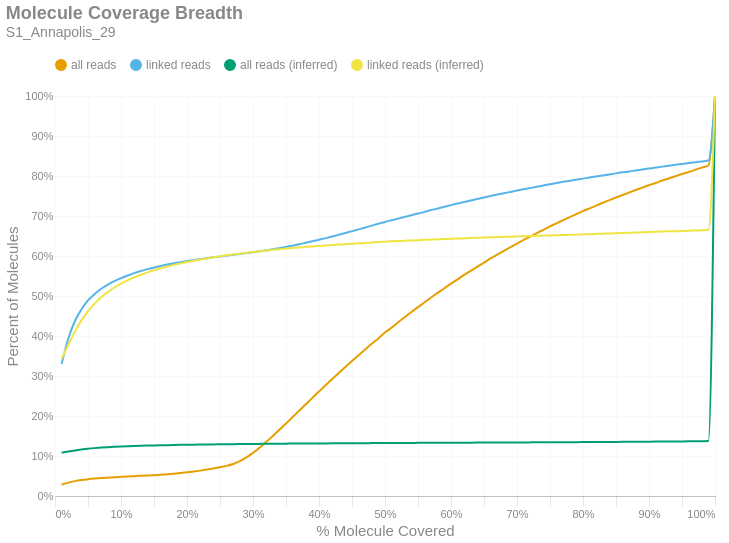

The code cell stored with this chart in its notebook:
### Markdown cell above
### Molecule Read Coverage
This chart shows molecule coverage breadth as computed by the number of bases aligned to that molecule. In other words, "*how much of each unique long molecule is actually sequenced/aligned?*" Keep in mind there is a distinction between sequences and alignments, since some sequences belonging to a particular molecule may not align well and wouldn't appear in the alignment data. This chart also shows molecule coverage breadth as computed by the *inferred fragment* from which the aligned sequences originate. Unlike read coverage, this calculation takes into account the total insert size, including unsequenced gaps between the forward and reverse reads. Like the previous figures, these are cumulative percents.

### Code cell
if SKIPLR:
    print_html(f"Skipped")
else:
    binned_df = consolidated_hist(valids['coverage_bp'], mask, 0.01, True)
    binned_df_inf = consolidated_hist(valids['coverage_inserts'], mask, 0.01, True)
    binned_df = binned_df.with_columns(pl.lit(binned_df_inf['all reads (cumsum)']).alias('all reads (inferred)'))
    binned_df = binned_df.with_columns(pl.lit(binned_df_inf['linked reads (cumsum)']).alias('linked reads (inferred)'))
    binned_df = binned_df.with_columns(
        (pl.col('bin').cast(pl.Float64) + 0.01).alias('right_edge')
    )

    with SafeRender(binned_df):
        (
            density_plot(binned_df, 'Molecule Coverage Breadth', samplename, 'molcov', ['all reads (inferred)','linked reads (inferred)'])
            .encode(
                #x=alt.X('bin:Q', title="% Molecule Covered").axis(format = '%').scale(padding=0),
                x=alt.X('right_edge:Q', title="% Molecule Covered").axis(format='%').scale(padding=0),
                y=alt.Y('value:Q', title='Percent of Molecules')
                    .axis(format='%')
                    .stack(False)
                    .scale(domainMin=0, padding=0),
                color=alt.Color("key:N").scale(domain = ["all reads", "linked reads", "all reads (inferred)", "linked reads (inferred)"]),
                tooltip = [
                    alt.Tooltip("key:N", title = "Data Type"),
                    alt.Tooltip("range_label:N", title="% Molecule Covered"),
                    alt.Tooltip("value:Q", format = ".2%", title="% Molecules")
                ]
            )
        ).display()

### Figure 1 — Vega-Lite specification as saved in the notebook (floating-point values rounded to 4 significant figures)
{"width": "container", "height": 400, "config": {"title": {"anchor": "start", "dy": -15, "fontSize": 18, "color": "#888888", "subtitleColor": "#888888", "subtitleFontSize": 14}, "arc": {"fill": "#0072B2"}, "axis": {"domainColor": "#888888", "domainWidth": 0.5, "gridWidth": 0.2, "grid": false, "titleFontWeight": 400, "titleFontSize": 15, "labelFontSize": 11, "labelColor": "#888888", "tickColor": "#888888", "tickWidth": 0.2, "titleColor": "#888888"}, "axisBand": {"grid": false}, "axisX": {"grid": true, "tickSize": 10, "domainCap": "round"}, "axisY": {"domain": false, "grid": true, "tickSize": 0, "domainCap": "round"}, "background": "transparent", "header": {"labelFontSize": 15, "labelColor": "#888888", "titleFontSize": 15, "titleFontWeight": 600, "titleColor": "#888888"}, "legend": {"labelFont": "sans-serif", "labelFontSize": 12, "labelColor": "#888888", "symbolSize": 100, "symbolType": "circle", "titleFontSize": 12, "titlePadding": 10, "titleColor": "#888888", "title": null, "orient": "top"}, "range": {"category": ["#E69F00", "#56B4E9", "#009E73", "#F0E442", "#0072B2", "#D55E00", "#CC79A7", "#000000"], "diverging": ["#cfe8f3", "#a2d4ec", "#73bfe2", "#46abdb", "#1696d2", "#12719e"]}, "area": {"fill": "#0072B2", "fillOpacity": 0.7, "line": true, "strokeOpacity": 0.7}, "line": {"color": "#0072B2", "stroke": "#0072B2", "strokeWidth": 2}, "trail": {"color": "#0072B2", "stroke": "#0072B2", "strokeWidth": 0, "size": 1}, "point": {"filled": true, "fillOpacity": 1.0, "size": 95}, "text": {"color": "#888888", "fontSize": 11, "align": "right", "fontWeight": 400, "size": 11}, "bar": {"fill": "#0072B2", "stroke": null}, "view": {"stroke": null, "continuousWidth": 660, "continuousHeight": 400}}, "data": {"name": "data-1e162edcc1f29c2e444df03718288aa7"}, "mark": {"type": "line", "interpolate": "monotone", "point": {"opacity": 0, "size": 275}}, "encoding": {"color": {"field": "key", "scale": {"domain": ["all reads", "linked reads", "all reads (inferred)", "linked reads (inferred)"]}, "type": "nominal"}, "tooltip": [{"field": "key", "title": "Data Type", "type": "nominal"}, {"field": "range_label", "title": "% Molecule Covered", "type": "nominal"}, {"field": "value", "format": ".2%", "title": "% Molecules", "type": "quantitative"}], "x": {"axis": {"format": "%"}, "field": "right_edge", "scale": {"padding": 0}, "title": "% Molecule Covered", "type": "quantitative"}, "y": {"axis": {"format": "%"}, "field": "value", "scale": {"domainMin": 0, "padding": 0}, "stack": false, "title": "Percent of Molecules", "type": "quantitative"}}, "params": [{"name": "param_c36ac31b6afebe62", "select": {"type": "point", "fields": ["key"]}, "bind": "legend"}], "title": {"text": "Molecule Coverage Breadth", "subtitle": "S1_Annapolis_29"}, "transform": [{"fold": ["all reads (cumsum)", "linked reads (cumsum)", "all reads (inferred)", "linked reads (inferred)"]}, {"calculate": "replace(datum.key, ' (cumsum)', '')", "as": "key"}, {"filter": {"param": "param_c36ac31b6afebe62"}}], "usermeta": {"embedOptions": {"downloadFileName": "S1_Annapolis_29.molcov"}}, "$schema": "https://vega.github.io/schema/vega-lite/v6.1.0.json", "datasets": {"data-1e162edcc1f29c2e444df03718288aa7": [{"bin": "0.0", "interval": "0.0-0.01", "all reads": 0.02811, "linked reads": 0.33, "all reads (cumsum)": 0.02811, "linked reads (cumsum)": 0.33, "range_label": "0.0-0.01", "all reads (inferred)": 0.1083, "linked reads (inferred)": 0.343, "right_edge": 0.01}, {"bin": "0.01", "interval": "0.01-0.02", "all reads": 0.005262, "linked reads": 0.06235, "all reads (cumsum)": 0.03337, "linked reads (cumsum)": 0.3923, "range_label": "0.01-0.02", "all reads (inferred)": 0.1112, "linked reads (inferred)": 0.3776, "right_edge": 0.02}, {"bin": "0.02", "interval": "0.02-0.03", "all reads": 0.003801, "linked reads": 0.04449, "all reads (cumsum)": 0.03717, "linked reads (cumsum)": 0.4368, "range_label": "0.02-0.03", "all reads (inferred)": 0.1139, "linked reads (inferred)": 0.4104, "right_edge": 0.03}, {"bin": "0.03", "interval": "0.03-0.04", "all reads": 0.002671, "linked reads": 0.02963, "all reads (cumsum)": 0.03984, "linked reads (cumsum)": 0.4665, "range_label": "0.03-0.04", "all reads (inferred)": 0.1162, "linked reads (inferred)": 0.439, "right_edge": 0.04}, {"bin": "0.04", "interval": "0.04-0.05", "all reads": 0.002051, "linked reads": 0.02242, "all reads (cumsum)": 0.04189, "linked reads (cumsum)": 0.4889, "range_label": "0.04-0.05", "all reads (inferred)": 0.1182, "linked reads (inferred)": 0.4621, "right_edge": 0.05}, {"bin": "0.05", "interval": "0.05-0.06", "all reads": 0.001569, "linked reads": 0.01609, "all reads (cumsum)": 0.04346, "linked reads (cumsum)": 0.505, "range_label": "0.05-0.06", "all reads (inferred)": 0.1197, "linked reads (inferred)": 0.4809, "right_edge": 0.06}, {"bin": "0.06", "interval": "0.06-0.07", "all reads": 0.001321, "linked reads": 0.01329, "all reads (cumsum)": 0.04478, "linked reads (cumsum)": 0.5183, "range_label": "0.06-0.07", "all reads (inferred)": 0.121, "linked reads (inferred)": 0.4966, "right_edge": 0.07}, {"bin": "0.07", "interval": "0.07-0.08", "all reads": 0.001109, "linked reads": 0.01036, "all reads (cumsum)": 0.04589, "linked reads (cumsum)": 0.5286, "range_label": "0.07-0.08", "all reads (inferred)": 0.1221, "linked reads (inferred)": 0.5101, "right_edge": 0.08}, {"bin": "0.08", "interval": "0.08-0.09", "all reads": 0.0009977, "linked reads": 0.008723, "all reads (cumsum)": 0.04689, "linked reads (cumsum)": 0.5373, "range_label": "0.08-0.09", "all reads (inferred)": 0.1229, "linked reads (inferred)": 0.5212, "right_edge": 0.09}, {"bin": "0.09", "interval": "0.09-0.1", "all reads": 0.0009198, "linked reads": 0.007522, "all reads (cumsum)": 0.04781, "linked reads (cumsum)": 0.5449, "range_label": "0.09-0.1", "all reads (inferred)": 0.1237, "linked reads (inferred)": 0.5307, "right_edge": 0.1}, {"bin": "0.1", "interval": "0.1-0.11", "all reads": 0.0008909, "linked reads": 0.006507, "all reads (cumsum)": 0.0487, "linked reads (cumsum)": 0.5514, "range_label": "0.1-0.11", "all reads (inferred)": 0.1244, "linked reads (inferred)": 0.5391, "right_edge": 0.11}, {"bin": "0.11", "interval": "0.11-0.12", "all reads": 0.0008314, "linked reads": 0.005883, "all reads (cumsum)": 0.04953, "linked reads (cumsum)": 0.5573, "range_label": "0.11-0.12", "all reads (inferred)": 0.125, "linked reads (inferred)": 0.5466, "right_edge": 0.12}, {"bin": "0.12", "interval": "0.12-0.13", "all reads": 0.0008279, "linked reads": 0.00526, "all reads (cumsum)": 0.05036, "linked reads (cumsum)": 0.5625, "range_label": "0.12-0.13", "all reads (inferred)": 0.1255, "linked reads (inferred)": 0.5531, "right_edge": 0.13}, {"bin": "0.13", "interval": "0.13-0.14", "all reads": 0.0008117, "linked reads": 0.004721, "all reads (cumsum)": 0.05117, "linked reads (cumsum)": 0.5672, "range_label": "0.13-0.14", "all reads (inferred)": 0.126, "linked reads (inferred)": 0.559, "right_edge": 0.14}, {"bin": "0.14", "interval": "0.14-0.15", "all reads": 0.000834, "linked reads": 0.004155, "all reads (cumsum)": 0.05201, "linked reads (cumsum)": 0.5714, "range_label": "0.14-0.15", "all reads (inferred)": 0.1264, "linked reads (inferred)": 0.5643, "right_edge": 0.15}, {"bin": "0.15", "interval": "0.15-0.16", "all reads": 0.0009561, "linked reads": 0.003803, "all reads (cumsum)": 0.05296, "linked reads (cumsum)": 0.5752, "range_label": "0.15-0.16", "all reads (inferred)": 0.1268, "linked reads (inferred)": 0.5692, "right_edge": 0.16}, {"bin": "0.16", "interval": "0.16-0.17", "all reads": 0.001174, "linked reads": 0.003372, "all reads (cumsum)": 0.05414, "linked reads (cumsum)": 0.5786, "range_label": "0.16-0.17", "all reads (inferred)": 0.1272, "linked reads (inferred)": 0.5738, "right_edge": 0.17}, {"bin": "0.17", "interval": "0.17-0.18", "all reads": 0.001408, "linked reads": 0.003055, "all reads (cumsum)": 0.05554, "linked reads (cumsum)": 0.5816, "range_label": "0.17-0.18", "all reads (inferred)": 0.1275, "linked reads (inferred)": 0.5778, "right_edge": 0.18}, {"bin": "0.18", "interval": "0.18-0.19", "all reads": 0.001678, "linked reads": 0.002936, "all reads (cumsum)": 0.05722, "linked reads (cumsum)": 0.5846, "range_label": "0.18-0.19", "all reads (inferred)": 0.1278, "linked reads (inferred)": 0.5815, "right_edge": 0.19}, {"bin": "0.19", "interval": "0.19-0.2", "all reads": 0.001899, "linked reads": 0.002834, "all reads (cumsum)": 0.05912, "linked reads (cumsum)": 0.5874, "range_label": "0.19-0.2", "all reads (inferred)": 0.1281, "linked reads (inferred)": 0.585, "right_edge": 0.2}, {"bin": "0.2", "interval": "0.2-0.21", "all reads": 0.002019, "linked reads": 0.002511, "all reads (cumsum)": 0.06114, "linked reads (cumsum)": 0.5899, "range_label": "0.2-0.21", "all reads (inferred)": 0.1284, "linked reads (inferred)": 0.5882, "right_edge": 0.21}, {"bin": "0.21", "interval": "0.21-0.22", "all reads": 0.002315, "linked reads": 0.002392, "all reads (cumsum)": 0.06345, "linked reads (cumsum)": 0.5923, "range_label": "0.21-0.22", "all reads (inferred)": 0.1286, "linked reads (inferred)": 0.5912, "right_edge": 0.22}, {"bin": "0.22", "interval": "0.22-0.23", "all reads": 0.002532, "linked reads": 0.00233, "all reads (cumsum)": 0.06599, "linked reads (cumsum)": 0.5946, "range_label": "0.22-0.23", "all reads (inferred)": 0.1288, "linked reads (inferred)": 0.594, "right_edge": 0.23}, {"bin": "0.23", "interval": "0.23-0.24", "all reads": 0.002758, "linked reads": 0.002114, "all reads (cumsum)": 0.06874, "linked reads (cumsum)": 0.5967, "range_label": "0.23-0.24", "all reads (inferred)": 0.129, "linked reads (inferred)": 0.5967, "right_edge": 0.24}, {"bin": "0.24", "interval": "0.24-0.25", "all reads": 0.003086, "linked reads": 0.002137, "all reads (cumsum)": 0.07183, "linked reads (cumsum)": 0.5989, "range_label": "0.24-0.25", "all reads (inferred)": 0.1293, "linked reads (inferred)": 0.5992, "right_edge": 0.25}, {"bin": "0.25", "interval": "0.25-0.26", "all reads": 0.003526, "linked reads": 0.002075, "all reads (cumsum)": 0.07536, "linked reads (cumsum)": 0.6009, "range_label": "0.25-0.26", "all reads (inferred)": 0.1295, "linked reads (inferred)": 0.6018, "right_edge": 0.26}, {"bin": "0.26", "interval": "0.26-0.27", "all reads": 0.004721, "linked reads": 0.002086, "all reads (cumsum)": 0.08008, "linked reads (cumsum)": 0.603, "range_label": "0.26-0.27", "all reads (inferred)": 0.1296, "linked reads (inferred)": 0.6039, "right_edge": 0.27}, {"bin": "0.27", "interval": "0.27-0.28", "all reads": 0.006977, "linked reads": 0.002154, "all reads (cumsum)": 0.08706, "linked reads (cumsum)": 0.6052, "range_label": "0.27-0.28", "all reads (inferred)": 0.1298, "linked reads (inferred)": 0.6058, "right_edge": 0.28}, {"bin": "0.28", "interval": "0.28-0.29", "all reads": 0.009352, "linked reads": 0.002205, "all reads (cumsum)": 0.09641, "linked reads (cumsum)": 0.6074, "range_label": "0.28-0.29", "all reads (inferred)": 0.13, "linked reads (inferred)": 0.6079, "right_edge": 0.29}, {"bin": "0.29", "interval": "0.29-0.3", "all reads": 0.01149, "linked reads": 0.002177, "all reads (cumsum)": 0.1079, "linked reads (cumsum)": 0.6096, "range_label": "0.29-0.3", "all reads (inferred)": 0.1302, "linked reads (inferred)": 0.6099, "right_edge": 0.3}, {"bin": "0.3", "interval": "0.3-0.31", "all reads": 0.01295, "linked reads": 0.002341, "all reads (cumsum)": 0.1208, "linked reads (cumsum)": 0.6119, "range_label": "0.3-0.31", "all reads (inferred)": 0.1303, "linked reads (inferred)": 0.6118, "right_edge": 0.31}, {"bin": "0.31", "interval": "0.31-0.32", "all reads": 0.01413, "linked reads": 0.002324, "all reads (cumsum)": 0.135, "linked reads (cumsum)": 0.6142, "range_label": "0.31-0.32", "all reads (inferred)": 0.1305, "linked reads (inferred)": 0.6136, "right_edge": 0.32}, {"bin": "0.32", "interval": "0.32-0.33", "all reads": 0.01507, "linked reads": 0.002777, "all reads (cumsum)": 0.15, "linked reads (cumsum)": 0.617, "range_label": "0.32-0.33", "all reads (inferred)": 0.1306, "linked reads (inferred)": 0.6154, "right_edge": 0.33}, {"bin": "0.33", "interval": "0.33-0.34", "all reads": 0.01536, "linked reads": 0.002664, "all reads (cumsum)": 0.1654, "linked reads (cumsum)": 0.6197, "range_label": "0.33-0.34", "all reads (inferred)": 0.1308, "linked reads (inferred)": 0.6172, "right_edge": 0.34}, {"bin": "0.34", "interval": "0.34-0.35", "all reads": 0.01576, "linked reads": 0.002964, "all reads (cumsum)": 0.1811, "linked reads (cumsum)": 0.6226, "range_label": "0.34-0.35", "all reads (inferred)": 0.1309, "linked reads (inferred)": 0.6188, "right_edge": 0.35}, {"bin": "0.35", "interval": "0.35-0.36", "all reads": 0.01616, "linked reads": 0.003293, "all reads (cumsum)": 0.1973, "linked reads (cumsum)": 0.6259, "range_label": "0.35-0.36", "all reads (inferred)": 0.131, "linked reads (inferred)": 0.6202, "right_edge": 0.36}, {"bin": "0.36", "interval": "0.36-0.37", "all reads": 0.01587, "linked reads": 0.003282, "all reads (cumsum)": 0.2132, "linked reads (cumsum)": 0.6292, "range_label": "0.36-0.37", "all reads (inferred)": 0.1311, "linked reads (inferred)": 0.6215, "right_edge": 0.37}, {"bin": "0.37", "interval": "0.37-0.38", "all reads": 0.01613, "linked reads": 0.003854, "all reads (cumsum)": 0.2293, "linked reads (cumsum)": 0.6331, "range_label": "0.37-0.38", "all reads (inferred)": 0.1312, "linked reads (inferred)": 0.6228, "right_edge": 0.38}, {"bin": "0.38", "interval": "0.38-0.39", "all reads": 0.01596, "linked reads": 0.003786, "all reads (cumsum)": 0.2453, "linked reads (cumsum)": 0.6369, "range_label": "0.38-0.39", "all reads (inferred)": 0.1314, "linked reads (inferred)": 0.624, "right_edge": 0.39}, {"bin": "0.39", "interval": "0.39-0.4", "all reads": 0.0161, "linked reads": 0.003888, "all reads (cumsum)": 0.2614, "linked reads (cumsum)": 0.6407, "range_label": "0.39-0.4", "all reads (inferred)": 0.1315, "linked reads (inferred)": 0.6252, "right_edge": 0.4}, {"bin": "0.4", "interval": "0.4-0.41", "all reads": 0.01554, "linked reads": 0.003985, "all reads (cumsum)": 0.2769, "linked reads (cumsum)": 0.6447, "range_label": "0.4-0.41", "all reads (inferred)": 0.1316, "linked reads (inferred)": 0.6263, "right_edge": 0.41}, {"bin": "0.41", "interval": "0.41-0.42", "all reads": 0.01551, "linked reads": 0.004098, "all reads (cumsum)": 0.2924, "linked reads (cumsum)": 0.6488, "range_label": "0.41-0.42", "all reads (inferred)": 0.1317, "linked reads (inferred)": 0.6274, "right_edge": 0.42}, {"bin": "0.42", "interval": "0.42-0.43", "all reads": 0.0153, "linked reads": 0.00424, "all reads (cumsum)": 0.3077, "linked reads (cumsum)": 0.6531, "range_label": "0.42-0.43", "all reads (inferred)": 0.1318, "linked reads (inferred)": 0.6285, "right_edge": 0.43}, {"bin": "0.43", "interval": "0.43-0.44", "all reads": 0.01492, "linked reads": 0.004444, "all reads (cumsum)": 0.3226, "linked reads (cumsum)": 0.6575, "range_label": "0.43-0.44", "all reads (inferred)": 0.1319, "linked reads (inferred)": 0.6296, "right_edge": 0.44}, {"bin": "0.44", "interval": "0.44-0.45", "all reads": 0.01487, "linked reads": 0.004619, "all reads (cumsum)": 0.3375, "linked reads (cumsum)": 0.6621, "range_label": "0.44-0.45", "all reads (inferred)": 0.132, "linked reads (inferred)": 0.6307, "right_edge": 0.45}, {"bin": "0.45", "interval": "0.45-0.46", "all reads": 0.01452, "linked reads": 0.004495, "all reads (cumsum)": 0.352, "linked reads (cumsum)": 0.6666, "range_label": "0.45-0.46", "all reads (inferred)": 0.132, "linked reads (inferred)": 0.6317, "right_edge": 0.46}, {"bin": "0.46", "interval": "0.46-0.47", "all reads": 0.01434, "linked reads": 0.004602, "all reads (cumsum)": 0.3664, "linked reads (cumsum)": 0.6712, "range_label": "0.46-0.47", "all reads (inferred)": 0.1321, "linked reads (inferred)": 0.6326, "right_edge": 0.47}, {"bin": "0.47", "interval": "0.47-0.48", "all reads": 0.01417, "linked reads": 0.00479, "all reads (cumsum)": 0.3805, "linked reads (cumsum)": 0.676, "range_label": "0.47-0.48", "all reads (inferred)": 0.1322, "linked reads (inferred)": 0.6337, "right_edge": 0.48}, {"bin": "0.48", "interval": "0.48-0.49", "all reads": 0.01348, "linked reads": 0.004551, "all reads (cumsum)": 0.394, "linked reads (cumsum)": 0.6806, "range_label": "0.48-0.49", "all reads (inferred)": 0.1323, "linked reads (inferred)": 0.6348, "right_edge": 0.49}, {"bin": "0.49", "interval": "0.49-0.5", "all reads": 0.0146, "linked reads": 0.004659, "all reads (cumsum)": 0.4086, "linked reads (cumsum)": 0.6852, "range_label": "0.49-0.5", "all reads (inferred)": 0.1324, "linked reads (inferred)": 0.6357, "right_edge": 0.5}, {"bin": "0.5", "interval": "0.5-0.51", "all reads": 0.01224, "linked reads": 0.004098, "all reads (cumsum)": 0.4209, "linked reads (cumsum)": 0.6893, "range_label": "0.5-0.51", "all reads (inferred)": 0.1325, "linked reads (inferred)": 0.6366, "right_edge": 0.51}, {"bin": "0.51", "interval": "0.51-0.52", "all reads": 0.01359, "linked reads": 0.004189, "all reads (cumsum)": 0.4344, "linked reads (cumsum)": 0.6935, "range_label": "0.51-0.52", "all reads (inferred)": 0.1326, "linked reads (inferred)": 0.6374, "right_edge": 0.52}, {"bin": "0.52", "interval": "0.52-0.53", "all reads": 0.01283, "linked reads": 0.004313, "all reads (cumsum)": 0.4473, "linked reads (cumsum)": 0.6978, "range_label": "0.52-0.53", "all reads (inferred)": 0.1327, "linked reads (inferred)": 0.6382, "right_edge": 0.53}, {"bin": "0.53", "interval": "0.53-0.54", "all reads": 0.0126, "linked reads": 0.004115, "all reads (cumsum)": 0.4599, "linked reads (cumsum)": 0.7019, "range_label": "0.53-0.54", "all reads (inferred)": 0.1327, "linked reads (inferred)": 0.639, "right_edge": 0.54}, {"bin": "0.54", "interval": "0.54-0.55", "all reads": 0.01219, "linked reads": 0.004234, "all reads (cumsum)": 0.4721, "linked reads (cumsum)": 0.7062, "range_label": "0.54-0.55", "all reads (inferred)": 0.1328, "linked reads (inferred)": 0.6396, "right_edge": 0.55}, {"bin": "0.55", "interval": "0.55-0.56", "all reads": 0.01232, "linked reads": 0.004143, "all reads (cumsum)": 0.4844, "linked reads (cumsum)": 0.7103, "range_label": "0.55-0.56", "all reads (inferred)": 0.1329, "linked reads (inferred)": 0.6403, "right_edge": 0.56}, {"bin": "0.56", "interval": "0.56-0.57", "all reads": 0.01199, "linked reads": 0.004478, "all reads (cumsum)": 0.4964, "linked reads (cumsum)": 0.7148, "range_label": "0.56-0.57", "all reads (inferred)": 0.133, "linked reads (inferred)": 0.641, "right_edge": 0.57}, {"bin": "0.57", "interval": "0.57-0.58", "all reads": 0.01158, "linked reads": 0.004132, "all reads (cumsum)": 0.5079, "linked reads (cumsum)": 0.7189, "range_label": "0.57-0.58", "all reads (inferred)": 0.133, "linked reads (inferred)": 0.6416, "right_edge": 0.58}, {"bin": "0.58", "interval": "0.58-0.59", "all reads": 0.01155, "linked reads": 0.004075, "all reads (cumsum)": 0.5195, "linked reads (cumsum)": 0.723, "range_label": "0.58-0.59", "all reads (inferred)": 0.1331, "linked reads (inferred)": 0.6423, "right_edge": 0.59}, {"bin": "0.59", "interval": "0.59-0.6", "all reads": 0.0114, "linked reads": 0.004257, "all reads (cumsum)": 0.5309, "linked reads (cumsum)": 0.7273, "range_label": "0.59-0.6", "all reads (inferred)": 0.1332, "linked reads (inferred)": 0.643, "right_edge": 0.6}, {"bin": "0.6", "interval": "0.6-0.61", "all reads": 0.01073, "linked reads": 0.004092, "all reads (cumsum)": 0.5416, "linked reads (cumsum)": 0.7314, "range_label": "0.6-0.61", "all reads (inferred)": 0.1332, "linked reads (inferred)": 0.6436, "right_edge": 0.61}, {"bin": "0.61", "interval": "0.61-0.62", "all reads": 0.01102, "linked reads": 0.003667, "all reads (cumsum)": 0.5526, "linked reads (cumsum)": 0.735, "range_label": "0.61-0.62", "all reads (inferred)": 0.1333, "linked reads (inferred)": 0.6442, "right_edge": 0.62}, {"bin": "0.62", "interval": "0.62-0.63", "all reads": 0.01041, "linked reads": 0.003951, "all reads (cumsum)": 0.563, "linked reads (cumsum)": 0.739, "range_label": "0.62-0.63", "all reads (inferred)": 0.1334, "linked reads (inferred)": 0.6449, "right_edge": 0.63}, {"bin": "0.63", "interval": "0.63-0.64", "all reads": 0.01031, "linked reads": 0.003713, "all reads (cumsum)": 0.5734, "linked reads (cumsum)": 0.7427, "range_label": "0.63-0.64", "all reads (inferred)": 0.1335, "linked reads (inferred)": 0.6456, "right_edge": 0.64}, {"bin": "0.64", "interval": "0.64-0.65", "all reads": 0.01018, "linked reads": 0.003543, "all reads (cumsum)": 0.5835, "linked reads (cumsum)": 0.7462, "range_label": "0.64-0.65", "all reads (inferred)": 0.1335, "linked reads (inferred)": 0.6463, "right_edge": 0.65}, {"bin": "0.65", "interval": "0.65-0.66", "all reads": 0.01029, "linked reads": 0.003752, "all reads (cumsum)": 0.5938, "linked reads (cumsum)": 0.75, "range_label": "0.65-0.66", "all reads (inferred)": 0.1336, "linked reads (inferred)": 0.6468, "right_edge": 0.66}, {"bin": "0.66", "interval": "0.66-0.67", "all reads": 0.009496, "linked reads": 0.003548, "all reads (cumsum)": 0.6033, "linked reads (cumsum)": 0.7535, "range_label": "0.66-0.67", "all reads (inferred)": 0.1337, "linked reads (inferred)": 0.6473, "right_edge": 0.67}, {"bin": "0.67", "interval": "0.67-0.68", "all reads": 0.009429, "linked reads": 0.003338, "all reads (cumsum)": 0.6127, "linked reads (cumsum)": 0.7569, "range_label": "0.67-0.68", "all reads (inferred)": 0.1338, "linked reads (inferred)": 0.6479, "right_edge": 0.68}, {"bin": "0.68", "interval": "0.68-0.69", "all reads": 0.009146, "linked reads": 0.00339, "all reads (cumsum)": 0.6219, "linked reads (cumsum)": 0.7603, "range_label": "0.68-0.69", "all reads (inferred)": 0.1338, "linked reads (inferred)": 0.6484, "right_edge": 0.69}, {"bin": "0.69", "interval": "0.69-0.7", "all reads": 0.009254, "linked reads": 0.00339, "all reads (cumsum)": 0.6311, "linked reads (cumsum)": 0.7636, "range_label": "0.69-0.7", "all reads (inferred)": 0.1339, "linked reads (inferred)": 0.649, "right_edge": 0.7}, {"bin": "0.7", "interval": "0.7-0.71", "all reads": 0.008878, "linked reads": 0.003197, "all reads (cumsum)": 0.64, "linked reads (cumsum)": 0.7668, "range_label": "0.7-0.71", "all reads (inferred)": 0.134, "linked reads (inferred)": 0.6495, "right_edge": 0.71}, {"bin": "0.71", "interval": "0.71-0.72", "all reads": 0.008597, "linked reads": 0.003106, "all reads (cumsum)": 0.6486, "linked reads (cumsum)": 0.7699, "range_label": "0.71-0.72", "all reads (inferred)": 0.1341, "linked reads (inferred)": 0.65, "right_edge": 0.72}, {"bin": "0.72", "interval": "0.72-0.73", "all reads": 0.008635, "linked reads": 0.003106, "all reads (cumsum)": 0.6573, "linked reads (cumsum)": 0.7731, "range_label": "0.72-0.73", "all reads (inferred)": 0.1341, "linked reads (inferred)": 0.6504, "right_edge": 0.73}, {"bin": "0.73", "interval": "0.73-0.74", "all reads": 0.008231, "linked reads": 0.003276, "all reads (cumsum)": 0.6655, "linked reads (cumsum)": 0.7763, "range_label": "0.73-0.74", "all reads (inferred)": 0.1342, "linked reads (inferred)": 0.6509, "right_edge": 0.74}, {"bin": "0.74", "interval": "0.74-0.75", "all reads": 0.008583, "linked reads": 0.003282, "all reads (cumsum)": 0.6741, "linked reads (cumsum)": 0.7796, "range_label": "0.74-0.75", "all reads (inferred)": 0.1343, "linked reads (inferred)": 0.6514, "right_edge": 0.75}, {"bin": "0.75", "interval": "0.75-0.76", "all reads": 0.007668, "linked reads": 0.002851, "all reads (cumsum)": 0.6817, "linked reads (cumsum)": 0.7825, "range_label": "0.75-0.76", "all reads (inferred)": 0.1344, "linked reads (inferred)": 0.6519, "right_edge": 0.76}, {"bin": "0.76", "interval": "0.76-0.77", "all reads": 0.007874, "linked reads": 0.00293, "all reads (cumsum)": 0.6896, "linked reads (cumsum)": 0.7854, "range_label": "0.76-0.77", "all reads (inferred)": 0.1345, "linked reads (inferred)": 0.6524, "right_edge": 0.77}, {"bin": "0.77", "interval": "0.77-0.78", "all reads": 0.007627, "linked reads": 0.002738, "all reads (cumsum)": 0.6972, "linked reads (cumsum)": 0.7881, "range_label": "0.77-0.78", "all reads (inferred)": 0.1346, "linked reads (inferred)": 0.6529, "right_edge": 0.78}, {"bin": "0.78", "interval": "0.78-0.79", "all reads": 0.007411, "linked reads": 0.002681, "all reads (cumsum)": 0.7047, "linked reads (cumsum)": 0.7908, "range_label": "0.78-0.79", "all reads (inferred)": 0.1346, "linked reads (inferred)": 0.6534, "right_edge": 0.79}, {"bin": "0.79", "interval": "0.79-0.8", "all reads": 0.007655, "linked reads": 0.002658, "all reads (cumsum)": 0.7123, "linked reads (cumsum)": 0.7935, "range_label": "0.79-0.8", "all reads (inferred)": 0.1348, "linked reads (inferred)": 0.6541, "right_edge": 0.8}, {"bin": "0.8", "interval": "0.8-0.81", "all reads": 0.006848, "linked reads": 0.002794, "all reads (cumsum)": 0.7192, "linked reads (cumsum)": 0.7963, "range_label": "0.8-0.81", "all reads (inferred)": 0.1348, "linked reads (inferred)": 0.6546, "right_edge": 0.81}, {"bin": "0.81", "interval": "0.81-0.82", "all reads": 0.006899, "linked reads": 0.002511, "all reads (cumsum)": 0.7261, "linked reads (cumsum)": 0.7988, "range_label": "0.81-0.82", "all reads (inferred)": 0.1349, "linked reads (inferred)": 0.6552, "right_edge": 0.82}, {"bin": "0.82", "interval": "0.82-0.83", "all reads": 0.006968, "linked reads": 0.002551, "all reads (cumsum)": 0.733, "linked reads (cumsum)": 0.8013, "range_label": "0.82-0.83", "all reads (inferred)": 0.135, "linked reads (inferred)": 0.6557, "right_edge": 0.83}, {"bin": "0.83", "interval": "0.83-0.84", "all reads": 0.00668, "linked reads": 0.002675, "all reads (cumsum)": 0.7397, "linked reads (cumsum)": 0.804, "range_label": "0.83-0.84", "all reads (inferred)": 0.1352, "linked reads (inferred)": 0.6564, "right_edge": 0.84}, {"bin": "0.84", "interval": "0.84-0.85", "all reads": 0.006504, "linked reads": 0.002585, "all reads (cumsum)": 0.7462, "linked reads (cumsum)": 0.8066, "range_label": "0.84-0.85", "all reads (inferred)": 0.1353, "linked reads (inferred)": 0.657, "right_edge": 0.85}, {"bin": "0.85", "interval": "0.85-0.86", "all reads": 0.006324, "linked reads": 0.002528, "all reads (cumsum)": 0.7525, "linked reads (cumsum)": 0.8091, "range_label": "0.85-0.86", "all reads (inferred)": 0.1354, "linked reads (inferred)": 0.6575, "right_edge": 0.86}, {"bin": "0.86", "interval": "0.86-0.87", "all reads": 0.006251, "linked reads": 0.002148, "all reads (cumsum)": 0.7588, "linked reads (cumsum)": 0.8113, "range_label": "0.86-0.87", "all reads (inferred)": 0.1355, "linked reads (inferred)": 0.6579, "right_edge": 0.87}, {"bin": "0.87", "interval": "0.87-0.88", "all reads": 0.006252, "linked reads": 0.002613, "all reads (cumsum)": 0.765, "linked reads (cumsum)": 0.8139, "range_label": "0.87-0.88", "all reads (inferred)": 0.1356, "linked reads (inferred)": 0.6586, "right_edge": 0.88}, {"bin": "0.88", "interval": "0.88-0.89", "all reads": 0.005946, "linked reads": 0.002488, "all reads (cumsum)": 0.771, "linked reads (cumsum)": 0.8164, "range_label": "0.88-0.89", "all reads (inferred)": 0.1357, "linked reads (inferred)": 0.6591, "right_edge": 0.89}, {"bin": "0.89", "interval": "0.89-0.9", "all reads": 0.006021, "linked reads": 0.002335, "all reads (cumsum)": 0.777, "linked reads (cumsum)": 0.8187, "range_label": "0.89-0.9", "all reads (inferred)": 0.1358, "linked reads (inferred)": 0.6598, "right_edge": 0.9}, {"bin": "0.9", "interval": "0.9-0.91", "all reads": 0.005489, "linked reads": 0.002324, "all reads (cumsum)": 0.7825, "linked reads (cumsum)": 0.821, "range_label": "0.9-0.91", "all reads (inferred)": 0.136, "linked reads (inferred)": 0.6605, "right_edge": 0.91}, {"bin": "0.91", "interval": "0.91-0.92", "all reads": 0.006111, "linked reads": 0.002409, "all reads (cumsum)": 0.7886, "linked reads (cumsum)": 0.8234, "range_label": "0.91-0.92", "all reads (inferred)": 0.1361, "linked reads (inferred)": 0.6611, "right_edge": 0.92}, {"bin": "0.92", "interval": "0.92-0.93", "all reads": 0.005208, "linked reads": 0.002233, "all reads (cumsum)": 0.7938, "linked reads (cumsum)": 0.8257, "range_label": "0.92-0.93", "all reads (inferred)": 0.1362, "linked reads (inferred)": 0.6616, "right_edge": 0.93}, {"bin": "0.93", "interval": "0.93-0.94", "all reads": 0.005397, "linked reads": 0.002222, "all reads (cumsum)": 0.7992, "linked reads (cumsum)": 0.8279, "range_label": "0.93-0.94", "all reads (inferred)": 0.1364, "linked reads (inferred)": 0.662, "right_edge": 0.94}, {"bin": "0.94", "interval": "0.94-0.95", "all reads": 0.005853, "linked reads": 0.002211, "all reads (cumsum)": 0.8051, "linked reads (cumsum)": 0.8301, "range_label": "0.94-0.95", "all reads (inferred)": 0.1365, "linked reads (inferred)": 0.6624, "right_edge": 0.95}, {"bin": "0.95", "interval": "0.95-0.96", "all reads": 0.00477, "linked reads": 0.002154, "all reads (cumsum)": 0.8098, "linked reads (cumsum)": 0.8322, "range_label": "0.95-0.96", "all reads (inferred)": 0.1367, "linked reads (inferred)": 0.663, "right_edge": 0.96}, {"bin": "0.96", "interval": "0.96-0.97", "all reads": 0.005504, "linked reads": 0.002023, "all reads (cumsum)": 0.8153, "linked reads (cumsum)": 0.8343, "range_label": "0.96-0.97", "all reads (inferred)": 0.1369, "linked reads (inferred)": 0.6637, "right_edge": 0.97}, {"bin": "0.97", "interval": "0.97-0.98", "all reads": 0.005663, "linked reads": 0.002165, "all reads (cumsum)": 0.821, "linked reads (cumsum)": 0.8364, "range_label": "0.97-0.98", "all reads (inferred)": 0.1371, "linked reads (inferred)": 0.6644, "right_edge": 0.98}, {"bin": "0.98", "interval": "0.98-0.99", "all reads": 0.005253, "linked reads": 0.002143, "all reads (cumsum)": 0.8262, "linked reads (cumsum)": 0.8386, "range_label": "0.98-0.99", "all reads (inferred)": 0.1373, "linked reads (inferred)": 0.6655, "right_edge": 0.99}, {"bin": "0.99", "interval": "0.99-1.0", "all reads": 0.1738, "linked reads": 0.1614, "all reads (cumsum)": 1.0, "linked reads (cumsum)": 1.0, "range_label": "0.99-1.0", "all reads (inferred)": 1.0, "linked reads (inferred)": 1.0, "right_edge": 1.0}]}}
